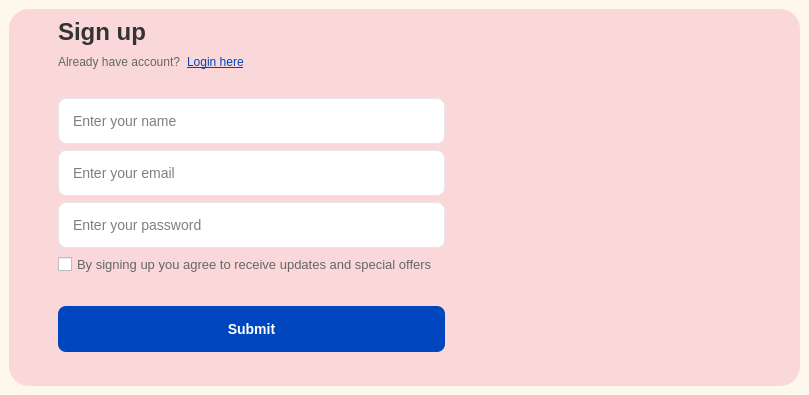
<?xml version="1.0" encoding="UTF-8"?>
<ui version="4.0">
 <class>SignupWindow</class>
 <widget class="QMainWindow" name="SignupWindow">
  <property name="geometry">
   <rect>
    <x>0</x>
    <y>0</y>
    <width>809</width>
    <height>395</height>
   </rect>
  </property>
  <property name="windowTitle">
   <string>Sign Up</string>
  </property>
  <property name="styleSheet">
   <string notr="true">
    QMainWindow {
		background-color: #fef8ec;
    }
    QWidget#centralForm {
        background-color: rgb(250, 216, 217);
        border-radius: 20px;
    }
    QLabel#titleLabel {
        font-size: 24px;
        font-weight: bold;
        color: #333333;
    }
    QLabel#loginLabel {
        color: #666666;
    }
    QLabel#loginLink {
        color: #0046BE;
        text-decoration: underline;
    }
    QLineEdit {
        padding: 12px;
        border: 1px solid #E5E7EB;
        border-radius: 8px;
        background-color: #FFFFFF;
        font-size: 14px;
        min-height: 20px;
    }
    QPushButton#submitButton {
        background-color: #0046BE;
        color: white;
        border: none;
        border-radius: 8px;
        padding: 8px;
        font-size: 14px;
        font-weight: bold;
        min-height: 30px;
    }
    QCheckBox {
        color: #666666;
        font-size: 13px;
    }
   </string>
  </property>
  <widget class="QWidget" name="centralwidget">
   <layout class="QHBoxLayout" name="horizontalLayout">
    <item>
     <widget class="QWidget" name="centralForm" native="true">
      <layout class="QHBoxLayout" name="horizontalLayout_2">
       <item>
        <layout class="QVBoxLayout" name="formLayout">
         <property name="leftMargin">
          <number>40</number>
         </property>
         <property name="rightMargin">
          <number>40</number>
         </property>
         <item>
          <widget class="QLabel" name="titleLabel">
           <property name="text">
            <string>Sign up</string>
           </property>
          </widget>
         </item>
         <item>
          <layout class="QHBoxLayout" name="loginTextLayout">
           <item>
            <widget class="QLabel" name="loginLabel">
             <property name="text">
              <string>Already have account?</string>
             </property>
            </widget>
           </item>
           <item>
            <widget class="QLabel" name="loginLink">
             <property name="cursor">
              <cursorShape>PointingHandCursor</cursorShape>
             </property>
             <property name="text">
              <string>Login here</string>
             </property>
            </widget>
           </item>
           <item>
            <spacer name="horizontalSpacer">
             <property name="orientation">
              <enum>Qt::Horizontal</enum>
             </property>
             <property name="sizeHint" stdset="0">
              <size>
               <width>40</width>
               <height>20</height>
              </size>
             </property>
            </spacer>
           </item>
          </layout>
         </item>
         <item>
          <spacer name="verticalSpacer">
           <property name="orientation">
            <enum>Qt::Vertical</enum>
           </property>
           <property name="sizeType">
            <enum>QSizePolicy::Fixed</enum>
           </property>
           <property name="sizeHint" stdset="0">
            <size>
             <width>20</width>
             <height>20</height>
            </size>
           </property>
          </spacer>
         </item>
         <item>
          <widget class="QLineEdit" name="nameInput">
           <property name="placeholderText">
            <string>Enter your name</string>
           </property>
          </widget>
         </item>
         <item>
          <widget class="QLineEdit" name="emailInput">
           <property name="placeholderText">
            <string>Enter your email</string>
           </property>
          </widget>
         </item>
         <item>
          <widget class="QLineEdit" name="passwordInput">
           <property name="echoMode">
            <enum>QLineEdit::Password</enum>
           </property>
           <property name="placeholderText">
            <string>Enter your password</string>
           </property>
          </widget>
         </item>
         <item>
          <widget class="QCheckBox" name="termsCheckbox">
           <property name="text">
            <string>By signing up you agree to receive updates and special offers</string>
           </property>
          </widget>
         </item>
         <item>
          <spacer name="verticalSpacer_5">
           <property name="orientation">
            <enum>Qt::Vertical</enum>
           </property>
           <property name="sizeHint" stdset="0">
            <size>
             <width>20</width>
             <height>40</height>
            </size>
           </property>
          </spacer>
         </item>
         <item>
          <widget class="QPushButton" name="submitButton">
           <property name="text">
            <string>Submit</string>
           </property>
          </widget>
         </item>
         <item>
          <spacer name="verticalSpacer_2">
           <property name="orientation">
            <enum>Qt::Vertical</enum>
           </property>
           <property name="sizeHint" stdset="0">
            <size>
             <width>20</width>
             <height>40</height>
            </size>
           </property>
          </spacer>
         </item>
        </layout>
       </item>
       <item>
        <widget class="QLabel" name="illustrationLabel">
         <property name="minimumSize">
          <size>
           <width>300</width>
           <height>300</height>
          </size>
         </property>
         <property name="maximumSize">
          <size>
           <width>600</width>
           <height>600</height>
          </size>
         </property>
         <property name="text">
          <string/>
         </property>
         <property name="pixmap">
          <pixmap resource="resources.qrc">:/Icons/petlogoshop.jpeg</pixmap>
         </property>
         <property name="scaledContents">
          <bool>true</bool>
         </property>
        </widget>
       </item>
      </layout>
     </widget>
    </item>
   </layout>
  </widget>
 </widget>
 <resources>
  <include location="resources.qrc"/>
 </resources>
 <connections/>
</ui>
